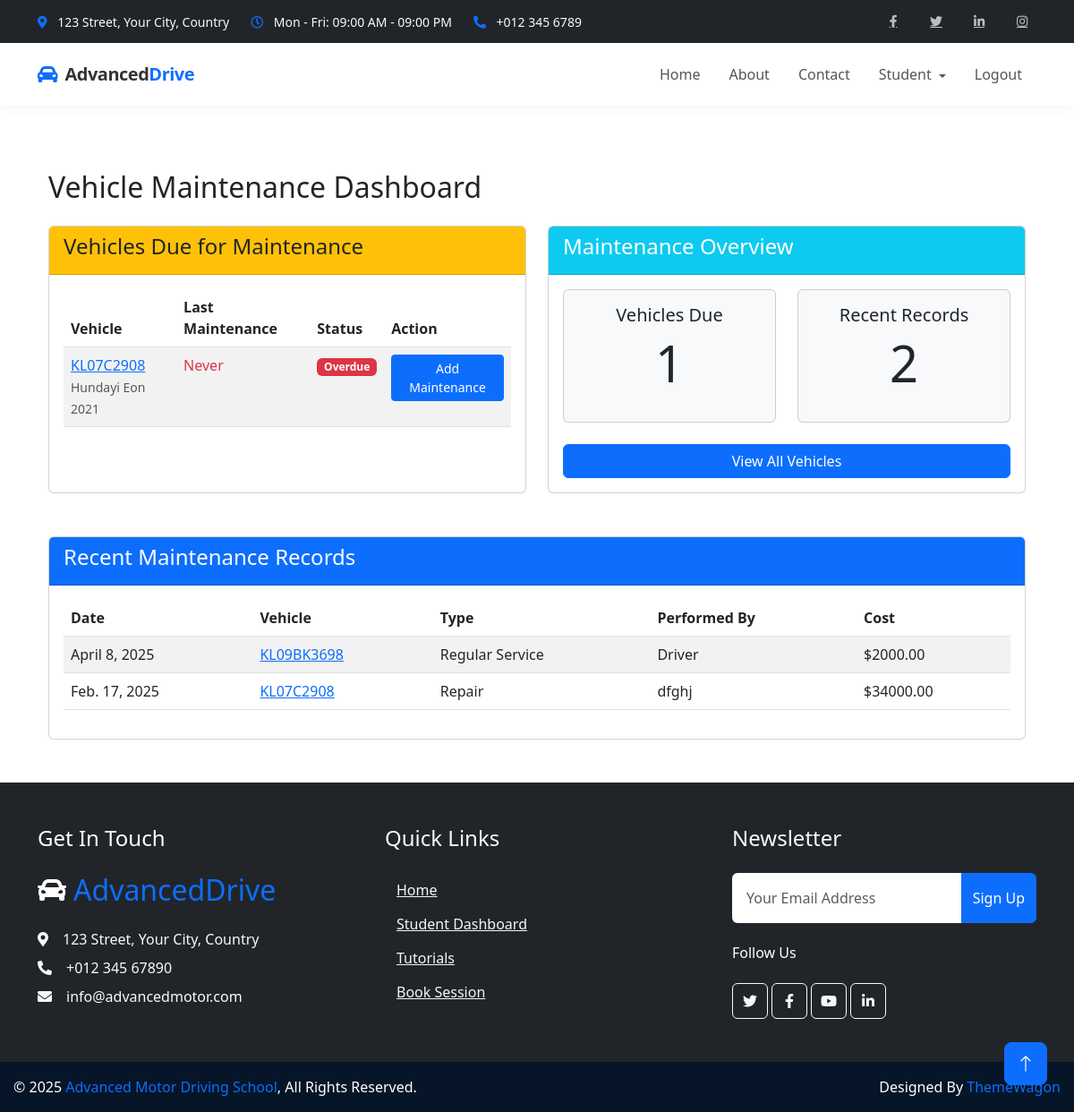
/vehicle/maintenance/ (signed in), run on the app's committed database.
### vehicles/models.py (models this page shows, shortened)
class Vehicle(models.Model):
    VEHICLE_TYPES = (
        ('CAR', 'Car'),
        ('SCOOTY', 'Scooty'),
        ('OTHER', 'Other'),
        ('HEAVY','HEAVY'),
        ('SCOOTY&CAR','SCOOTY & CAR')
    )
    vehicle_number = models.CharField(max_length=20, unique=True)
    make = models.CharField(max_length=50)
    model = models.CharField(max_length=100)
    vehicle_type = models.CharField(max_length=10, choices=VEHICLE_TYPES)
    purchased_year = models.PositiveIntegerField()
    registration_expiry = models.DateField(null=True, blank=True)
    insurance_expiry = models.DateField(null=True, blank=True)
    seating_capacity = models.PositiveIntegerField(default=2)
    last_service_date = models.DateField(null=True, blank=True)
    next_service_due = models.DateField(null=True, blank=True)
    odometer_reading = models.PositiveIntegerField(default=0)
    is_active = models.BooleanField(default=True)
    created_at = models.DateTimeField(auto_now_add=True)
    updated_at = models.DateTimeField(auto_now=True)
    def is_maintenance_due(self):
        if not self.next_service_due:
            return False
        return self.next_service_due <= timezone.now().date()
    def days_to_maintenance(self):
        if not self.next_service_due:
            return None
        delta = self.next_service_due - timezone.now().date()
        return delta.days

class MaintenanceRecord(models.Model):
    MAINTENANCE_TYPES = (
        ('REGULAR', 'Regular Service'),
        ('REPAIR', 'Repair'),
        ('INSPECTION', 'Inspection'),
        ('OTHER', 'Other')
    )
    vehicle = models.ForeignKey(
        Vehicle,
        on_delete=models.CASCADE,
        related_name='maintenance_records'
    )
    maintenance_date = models.DateField()
    maintenance_type = models.CharField(max_length=20, choices=MAINTENANCE_TYPES)
    description = models.TextField()
    cost = models.DecimalField(max_digits=10, decimal_places=2)
    odometer_reading = models.PositiveIntegerField()
    performed_by = models.CharField(max_length=100)
    next_service_due_date = models.DateField(null=True, blank=True)
    next_service_due_km = models.PositiveIntegerField(null=True, blank=True)
    notes = models.TextField(blank=True, null=True)
    created_at = models.DateTimeField(auto_now_add=True)

### vehicles/views.py (the view)
# urls.py: path('maintenance/', views.maintenance_dashboard, name='maintenance_dashboard'),
@login_required
def maintenance_dashboard(request):
    maintenance_due_vehicles = [v for v in Vehicle.objects.filter(is_active=True)
                               if v.is_maintenance_due() or (v.days_to_maintenance() and v.days_to_maintenance() <= 30)]
    recent_records = MaintenanceRecord.objects.all().order_by('-maintenance_date')[:10]
    context = {
        'maintenance_due_vehicles': maintenance_due_vehicles,
        'recent_records': recent_records,
    }
    return render(request, 'vehicles/maintenance_dashboard.html', context)

### vehicles/templates/vehicles/maintenance_dashboard.html (shortened to what this page needs)
{% extends "base.html" %}
{% block content %}
<div class="container mt-4">
    <h2 class="mb-4">Vehicle Maintenance Dashboard</h2>
    <div class="row">
        <div class="col-md-6 mb-4">
            <div class="card h-100">
                <div class="card-header bg-warning text-dark">
                    <h4>Vehicles Due for Maintenance</h4>
                </div>
                <div class="card-body">
                    {% if maintenance_due_vehicles %}
                    <div class="table-responsive">
                        <table class="table table-striped">
                            <thead>
                                <tr>
                                    <th>Vehicle</th>
                                    <th>Last Maintenance</th>
                                    <th>Status</th>
                                    <th>Action</th>
                                </tr>
                            </thead>
                            <tbody>
                                {% for vehicle in maintenance_due_vehicles %}
                                <tr>
                                    <td>
                                        <a href="{% url 'vehicle_detail' vehicle_id=vehicle.id %}">
                                            {{ vehicle.vehicle_number }}
                                        </a>
                                        <br>
                                        <small class="text-muted">{{ vehicle.make }} {{ vehicle.model }}</small>
                                    </td>
                                    <td>
                                        {% if vehicle.last_maintenance_date %}
                                            {{ vehicle.last_maintenance_date }}
                                        {% else %}
                                            <span class="text-danger">Never</span>
                                        {% endif %}
                                    </td>
                                    <td>
                                        {% if vehicle.is_maintenance_due %}
                                            <span class="badge bg-danger">Overdue</span>
                                        {% else %}
                                            <span class="badge bg-warning">Due in {{ vehicle.days_to_maintenance }} days</span>
                                        {% endif %}
                                    </td>
                                    <td>
                                        <a href="{% url 'maintenance_record_create' vehicle_id=vehicle.id %}" class="btn btn-sm btn-primary">
                                            Add Maintenance
                                        </a>
                                    </td>
                                </tr>
                                {% endfor %}
                            </tbody>
                        </table>
                    </div>
                    {% else %}
                    <div class="alert alert-success">
                        <i class="fas fa-check-circle"></i> No vehicles are currently due for maintenance.
                    </div>
                    {% endif %}
                </div>
            </div>
        </div>
        <div class="col-md-6 mb-4">
            <div class="card h-100">
                <div class="card-header bg-info text-white">
                    <h4>Maintenance Overview</h4>
                </div>
                <div class="card-body">
                    <div class="row mb-4">
                        <div class="col-md-6">
                            <div class="card bg-light">
                                <div class="card-body text-center">
                                    <h5 class="card-title">Vehicles Due</h5>
                                    <p class="display-4">{{ maintenance_due_vehicles|length }}</p>
                                </div>
                            </div>
                        </div>
                        <div class="col-md-6">
                            <div class="card bg-light">
                                <div class="card-body text-center">
                                    <h5 class="card-title">Recent Records</h5>
                                    <p class="display-4">{{ recent_records|length }}</p>
                                </div>
                            </div>
                        </div>
                    </div>
                    <div class="d-grid gap-2">
                        <a href="{% url 'vehicle_list' %}" class="btn btn-primary">View All Vehicles</a>
                    </div>
                </div>
            </div>
        </div>
    </div>
    <div class="card mt-4">
        <div class="card-header bg-primary text-white">
            <h4>Recent Maintenance Records</h4>
        </div>
        <div class="card-body">
            {% if recent_records %}
            <div class="table-responsive">
                <table class="table table-striped">
                    <thead>
                        <tr>
                            <th>Date</th>
                            <th>Vehicle</th>
                            <th>Type</th>
                            <th>Performed By</th>
                            <th>Cost</th>
                        </tr>
                    </thead>
                    <tbody>
                        {% for record in recent_records %}
                        <tr>
                            <td>{{ record.maintenance_date }}</td>
                            <td>
                                <a href="{% url 'vehicle_detail' vehicle_id=record.vehicle.id %}">
                                    {{ record.vehicle.vehicle_number }}
                                </a>
                            </td>
                            <td>{{ record.get_maintenance_type_display }}</td>
                            <td>{{ record.performed_by }}</td>
                            <td>${{ record.cost }}</td>
                        </tr>
                        {% endfor %}
                    </tbody>
                </table>
            </div>
            {% else %}
            <div class="alert alert-info">No recent maintenance records found.</div>
            {% endif %}
        </div>
    </div>
</div>
{% endblock %}

### static/css/style.css (style rules this page uses)
:root { --primary: #F3BD00; --secondary: #757575; --light: #F3F6F8; --dark: #0C2B4B; }
.btn { font-weight: 500; transition: .5s; }
.btn.btn-primary, .btn.btn-outline-primary:hover { color: #FFFFFF; }

### templates/base.html (style rules this page uses)
html, body { height: 100%; margin: 0; padding: 0; display: flex; flex-direction: column; }

### data on the page
Vehicle: vehicle_number "KL07C2908", make "Hundayi Eon", model "2021", next_service_due "Overdue"
MaintenanceRecord: maintenance_date "April 8, 2025", vehicle.vehicle_number "KL09BK3698", maintenance_type "Regular Service", performed_by "Driver", cost "2000.00"
MaintenanceRecord: maintenance_date "Feb. 17, 2025", vehicle.vehicle_number "KL07C2908", maintenance_type "Repair", performed_by "dfghj", cost "34000.00"

### other printed values
{{ maintenance_due_vehicles|length }} "1"
{{ recent_records|length }} "2"
